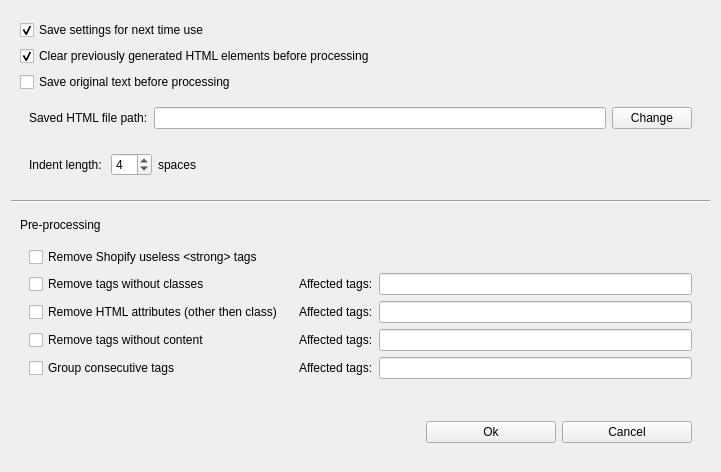
<?xml version="1.0" encoding="UTF-8"?>
<ui version="4.0">
 <class>stg_form</class>
 <widget class="QWidget" name="stg_form">
  <property name="geometry">
   <rect>
    <x>0</x>
    <y>0</y>
    <width>721</width>
    <height>466</height>
   </rect>
  </property>
  <property name="windowTitle">
   <string>Form</string>
  </property>
  <layout class="QVBoxLayout" name="verticalLayout_2">
   <item>
    <widget class="QWidget" name="widget_2" native="true">
     <layout class="QVBoxLayout" name="verticalLayout">
      <item>
       <widget class="QCheckBox" name="cbox_save_stg">
        <property name="text">
         <string>Save settings for next time use</string>
        </property>
        <property name="checked">
         <bool>true</bool>
        </property>
        <property name="tristate">
         <bool>false</bool>
        </property>
       </widget>
      </item>
      <item>
       <widget class="QCheckBox" name="cbox_clear_elements">
        <property name="text">
         <string>Clear previously generated HTML elements before processing</string>
        </property>
        <property name="checked">
         <bool>true</bool>
        </property>
       </widget>
      </item>
      <item>
       <widget class="QCheckBox" name="cbox_save_origins">
        <property name="text">
         <string>Save original text before processing</string>
        </property>
       </widget>
      </item>
      <item>
       <widget class="QWidget" name="wid_save_path" native="true">
        <layout class="QHBoxLayout" name="horizontalLayout_2">
         <item>
          <widget class="QLabel" name="label">
           <property name="text">
            <string>Saved HTML file path:</string>
           </property>
          </widget>
         </item>
         <item>
          <widget class="QLineEdit" name="ledit_save_path"/>
         </item>
         <item>
          <widget class="QPushButton" name="btn_change">
           <property name="text">
            <string>Change</string>
           </property>
          </widget>
         </item>
        </layout>
       </widget>
      </item>
      <item>
       <widget class="QWidget" name="widget_9" native="true">
        <layout class="QHBoxLayout" name="horizontalLayout_7">
         <item>
          <widget class="QLabel" name="label_6">
           <property name="text">
            <string>Indent length: </string>
           </property>
          </widget>
         </item>
         <item>
          <widget class="QSpinBox" name="sbox_indent_length">
           <property name="minimum">
            <number>0</number>
           </property>
           <property name="maximum">
            <number>12</number>
           </property>
           <property name="value">
            <number>4</number>
           </property>
          </widget>
         </item>
         <item>
          <widget class="QLabel" name="label_7">
           <property name="text">
            <string>spaces</string>
           </property>
          </widget>
         </item>
         <item>
          <spacer name="horizontalSpacer_5">
           <property name="orientation">
            <enum>Qt::Horizontal</enum>
           </property>
           <property name="sizeHint" stdset="0">
            <size>
             <width>40</width>
             <height>20</height>
            </size>
           </property>
          </spacer>
         </item>
        </layout>
       </widget>
      </item>
     </layout>
    </widget>
   </item>
   <item>
    <widget class="Line" name="line">
     <property name="orientation">
      <enum>Qt::Horizontal</enum>
     </property>
    </widget>
   </item>
   <item>
    <widget class="QWidget" name="widget_4" native="true">
     <layout class="QVBoxLayout" name="verticalLayout_3">
      <item>
       <widget class="QLabel" name="label_2">
        <property name="text">
         <string>Pre-processing</string>
        </property>
       </widget>
      </item>
      <item>
       <widget class="QWidget" name="widget_10" native="true">
        <layout class="QGridLayout" name="gridLayout_2">
         <item row="2" column="1">
          <widget class="QLabel" name="label_4">
           <property name="text">
            <string>Affected tags:</string>
           </property>
          </widget>
         </item>
         <item row="1" column="2">
          <widget class="QLineEdit" name="ledit_r_class_tags">
           <property name="sizePolicy">
            <sizepolicy hsizetype="Expanding" vsizetype="Preferred">
             <horstretch>0</horstretch>
             <verstretch>0</verstretch>
            </sizepolicy>
           </property>
           <property name="minimumSize">
            <size>
             <width>300</width>
             <height>0</height>
            </size>
           </property>
          </widget>
         </item>
         <item row="2" column="0">
          <widget class="QCheckBox" name="cbox_remove_attributes">
           <property name="text">
            <string>Remove HTML attributes (other then class)</string>
           </property>
          </widget>
         </item>
         <item row="0" column="0">
          <widget class="QCheckBox" name="cbox_clear_shopify_tags">
           <property name="text">
            <string>Remove Shopify useless &lt;strong&gt; tags</string>
           </property>
          </widget>
         </item>
         <item row="1" column="1">
          <widget class="QLabel" name="label_3">
           <property name="text">
            <string>Affected tags:</string>
           </property>
          </widget>
         </item>
         <item row="1" column="0">
          <widget class="QCheckBox" name="cbox_unwrap_without_class">
           <property name="text">
            <string>Remove tags without classes                         </string>
           </property>
          </widget>
         </item>
         <item row="2" column="2">
          <widget class="QLineEdit" name="ledit_r_attributes_tags">
           <property name="sizePolicy">
            <sizepolicy hsizetype="Expanding" vsizetype="Preferred">
             <horstretch>0</horstretch>
             <verstretch>0</verstretch>
            </sizepolicy>
           </property>
           <property name="minimumSize">
            <size>
             <width>300</width>
             <height>0</height>
            </size>
           </property>
          </widget>
         </item>
         <item row="3" column="2">
          <widget class="QLineEdit" name="ledit_no_content_tags">
           <property name="sizePolicy">
            <sizepolicy hsizetype="Expanding" vsizetype="Preferred">
             <horstretch>0</horstretch>
             <verstretch>0</verstretch>
            </sizepolicy>
           </property>
           <property name="minimumSize">
            <size>
             <width>300</width>
             <height>0</height>
            </size>
           </property>
          </widget>
         </item>
         <item row="3" column="0">
          <widget class="QCheckBox" name="cbox_unwrap_no_content">
           <property name="text">
            <string>Remove tags without content                        </string>
           </property>
          </widget>
         </item>
         <item row="3" column="1">
          <widget class="QLabel" name="label_5">
           <property name="text">
            <string>Affected tags:</string>
           </property>
          </widget>
         </item>
         <item row="4" column="0">
          <widget class="QCheckBox" name="cbox_group_consecutive">
           <property name="text">
            <string>Group consecutive tags</string>
           </property>
          </widget>
         </item>
         <item row="4" column="1">
          <widget class="QLabel" name="label_8">
           <property name="text">
            <string>Affected tags:</string>
           </property>
          </widget>
         </item>
         <item row="4" column="2">
          <widget class="QLineEdit" name="ledit_group_consecutive"/>
         </item>
        </layout>
       </widget>
      </item>
     </layout>
    </widget>
   </item>
   <item>
    <spacer name="verticalSpacer">
     <property name="orientation">
      <enum>Qt::Vertical</enum>
     </property>
     <property name="sizeHint" stdset="0">
      <size>
       <width>20</width>
       <height>40</height>
      </size>
     </property>
    </spacer>
   </item>
   <item>
    <widget class="QWidget" name="widget" native="true">
     <layout class="QHBoxLayout" name="horizontalLayout">
      <item>
       <spacer name="horizontalSpacer">
        <property name="orientation">
         <enum>Qt::Horizontal</enum>
        </property>
        <property name="sizeHint" stdset="0">
         <size>
          <width>397</width>
          <height>20</height>
         </size>
        </property>
       </spacer>
      </item>
      <item>
       <widget class="QWidget" name="widget_3" native="true">
        <property name="sizePolicy">
         <sizepolicy hsizetype="Expanding" vsizetype="Preferred">
          <horstretch>0</horstretch>
          <verstretch>0</verstretch>
         </sizepolicy>
        </property>
        <layout class="QGridLayout" name="gridLayout">
         <item row="0" column="0">
          <widget class="QPushButton" name="btn_ok">
           <property name="sizePolicy">
            <sizepolicy hsizetype="Preferred" vsizetype="Fixed">
             <horstretch>0</horstretch>
             <verstretch>0</verstretch>
            </sizepolicy>
           </property>
           <property name="text">
            <string>Ok</string>
           </property>
          </widget>
         </item>
         <item row="0" column="1">
          <widget class="QPushButton" name="btn_cancel">
           <property name="text">
            <string>Cancel</string>
           </property>
          </widget>
         </item>
        </layout>
       </widget>
      </item>
     </layout>
    </widget>
   </item>
  </layout>
 </widget>
 <resources/>
 <connections/>
</ui>
